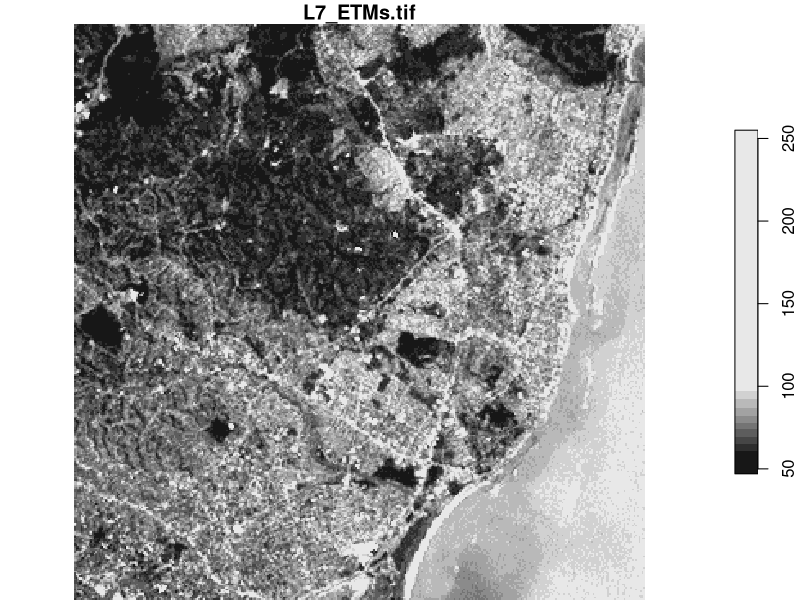

Here is the R script that generated this plot:
## ---- chunk 1
#| echo: true
library(sf)
st_point(c(-71.2080, 46.8139))
## ---- chunk 2
geom <- st_sfc(
  st_point(c(-71.2080, 46.8139)),  # Québec
  st_point(c(-71.2500, 46.8200)),
  st_point(c(-71.1800, 46.8000)),
  crs = 4326
)
geom
## ---- chunk 3
df <- data.frame(
  bird = c("Snow Goose", "Common Eider", "Herring Gull"),
  date = as.Date(c("2025-04-12", "2025-04-13", "2025-04-14"))
)

# 3. Combine attributes and geometry into an sf object
birds_sf <- st_sf(df, geometry = geom)

birds_sf
## ---- chunk 4
library(dplyr)
library(stars)
tif = system.file("tif/L7_ETMs.tif", package = "stars")
read_stars(tif) |>
  slice(index = 1, along = "band") |>
  plot()
